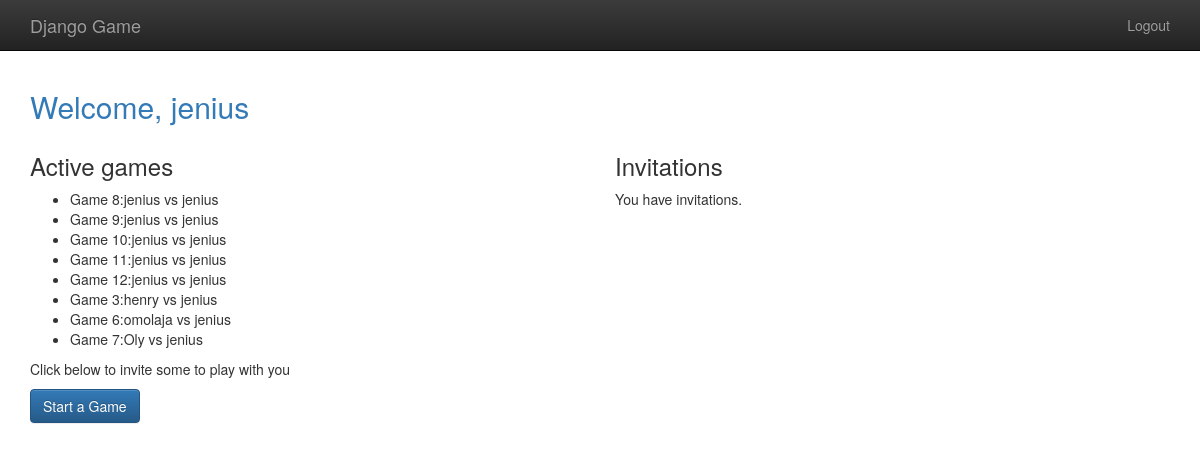
/player/home (signed in), run on the app's committed database.
### gameplay/models.py (models this page shows, shortened)
@python_2_unicode_compatible
class Game(models.Model):
  first_player = models.ForeignKey(User, related_name="games_first_player")
  second_player = models.ForeignKey(User, related_name="games_second_player")
  start_time = models.DateTimeField(auto_now_add=True)
  last_active = models.DateTimeField(auto_now=True)
  status = models.CharField(max_length=1, default='F',
                            choices=GAME_STATUS_CHOICES)
  objects = GamesQuerySet.as_manager()

### player/views.py (the view)
# urls.py: url(r'home$', home, name="player_home"),
@login_required
def home(request):
  my_games = Game.objects.games_for_user(request.user)
  active_games = my_games.active()
  invitations = request.user.invitation_recieved.all()
  return render(request, "player/home.html",
                {'games': active_games, 'invitations':invitations})

### gameplay/models.py (called while the page is built)
  def games_for_user(self, user):
    return self.filter(
      Q(first_player=user) | Q(second_player=user)
    )

  def active(self):
    return self.filter(
      Q(status='F') | Q(status='S')
    )

### templates/player/home.html (shortened to what this page needs)
{% extends "base.html" %}
{% block content %}
<h2 class="text-primary">Welcome, {{user.username}}</h2>
<div class="row">
  <div class="col-md-6">
  <h3>Active games</h3>
<ul>
  {% for g in games %}
      <li>Game {{g.id}}:{{g.first_player}} vs {{g.second_player}}</li>
  {% endfor %}
</ul>
  <p>Click below to invite some to play with you</p>
  <p>
<a class="btn btn-primary"
   href="{% url 'player_new_invitation' %}">
 Start a Game
</a>
 </p>
    </div>
  <div class="col-md-6">
    <h3>Invitations</h3>
    {% if invitations %}
      <div class="list-group">
        {% for inv in invitations %}
        <a class="list-group-item"
           href="{% url 'player_accept_invitation' id=inv.id %} ">
          {{inv.from_user.Username}} has invited you to a game
        </a>
        {% endfor %}
      </div>
    {% else %}
    <p>You have invitations.</p>
    {% endif %}
  </div>
  </div>
{% endblock %}

### templates/base.html (shortened to what this page needs)
{% load staticfiles %}
<!doctype html>
<html class="no-js" lang="">
    <head>
        <link rel="stylesheet" href="{% static 'css/bootstrap.min.css' %}">
        <link rel="stylesheet" href="{% static 'css/bootstrap-theme.min.css' %}">
        <link rel="stylesheet" href="{% static 'css/main.css' %}">
    </head>
    <body>
    <nav class="navbar navbar-inverse navbar-fixed-top" role="navigation">
      <div class="container">
        <div class="navbar-header">
          <a class="navbar-brand" href="/">Django Game</a>
        </div>
        <ul class ="nav navbar-nav navbar-right">
           {% if user.is_authenticated %}
          <li> <a href="{% url 'player_logout' %}">Logout</a></li>
          {% else %}
          <li> <a href="{% url 'player_login' %}">Login</a></li>
          {% endif %}
        </ul>
      </div>
    </nav>
      <div class="container">
        {% block content %}
        {% endblock %}
      </div>
    </body>
</html>

### templates/base.html (style rules this page uses)
body { padding-top: 70px; padding-bottom: 20px; }

### data on the page
Game: id "8", first_player "jenius", second_player "jenius"
Game: id "9", first_player "jenius", second_player "jenius"
Game: id "10", first_player "jenius", second_player "jenius"
Game: id "11", first_player "jenius", second_player "jenius"
Game: id "12", first_player "jenius", second_player "jenius"
Game: id "3", first_player "henry", second_player "jenius"
Game: id "6", first_player "omolaja", second_player "jenius"
Game: id "7", first_player "Oly", second_player "jenius"

### other printed values
{{ user.username }} "jenius"
